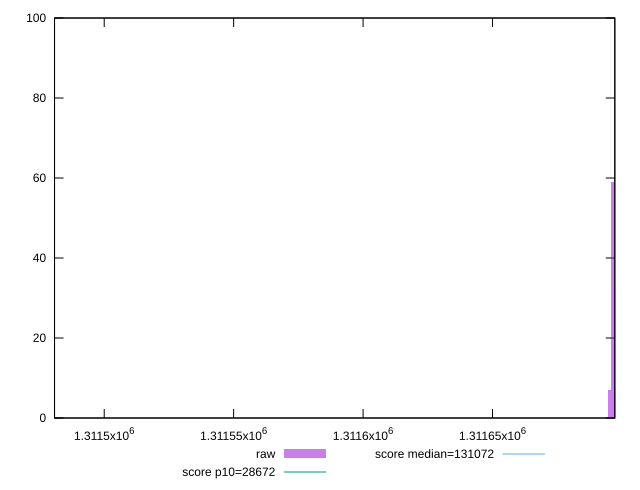

Generate this figure with gnuplot:
reset

$raw <<EOF
1311480.364220665 1
1311696.306190306 59
1311697.5058679152 33
1311695.106512697 7
EOF

set key outside below
set boxwidth 1.1996776091166481
set xrange [1311480.8086615454:1311697.2434877409]
set yrange [0:100]
set trange [0:100]
set style fill transparent solid 0.5 noborder

set parametric
set terminal svg size 640, 490 enhanced background rgb 'white'
set output "report_00018_2021-02-10T15-25-16.877Z/uses-long-cache-ttl/samples/pages+cached/raw/histogram.svg"

plot $raw title "raw" with boxes, \
     28672,t title "score p10=28672", \
     131072,t title "score median=131072"

reset
